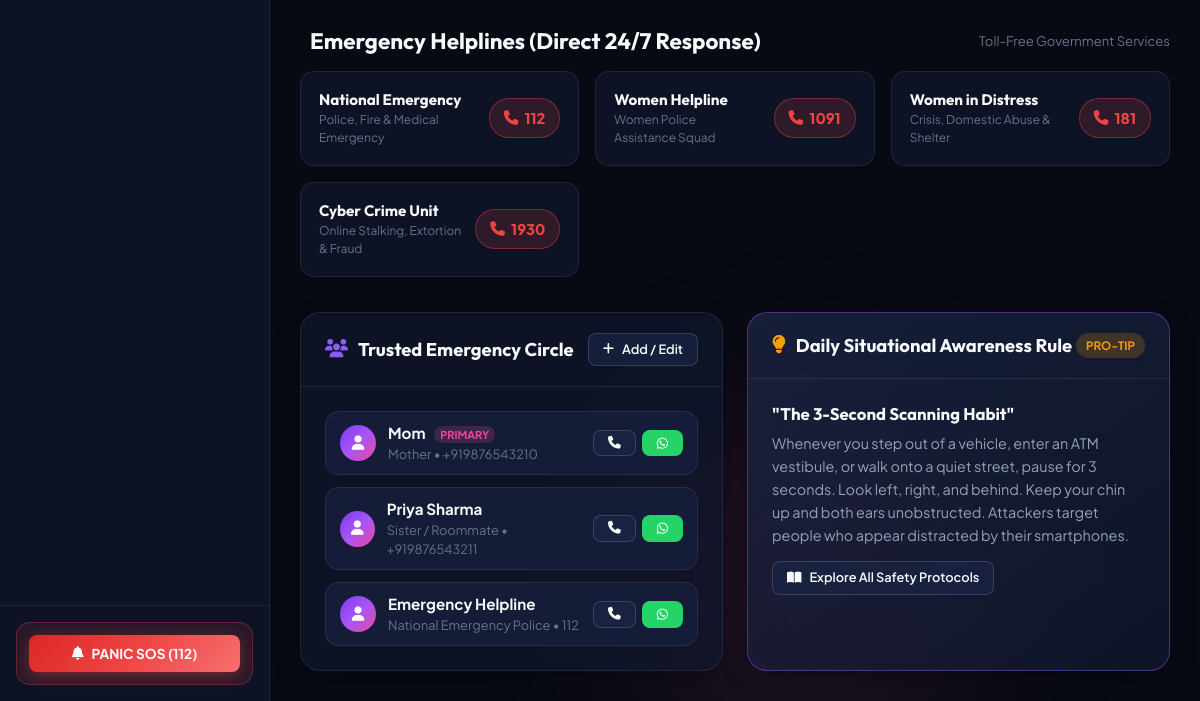
Before: / (lower part) with the older database file.
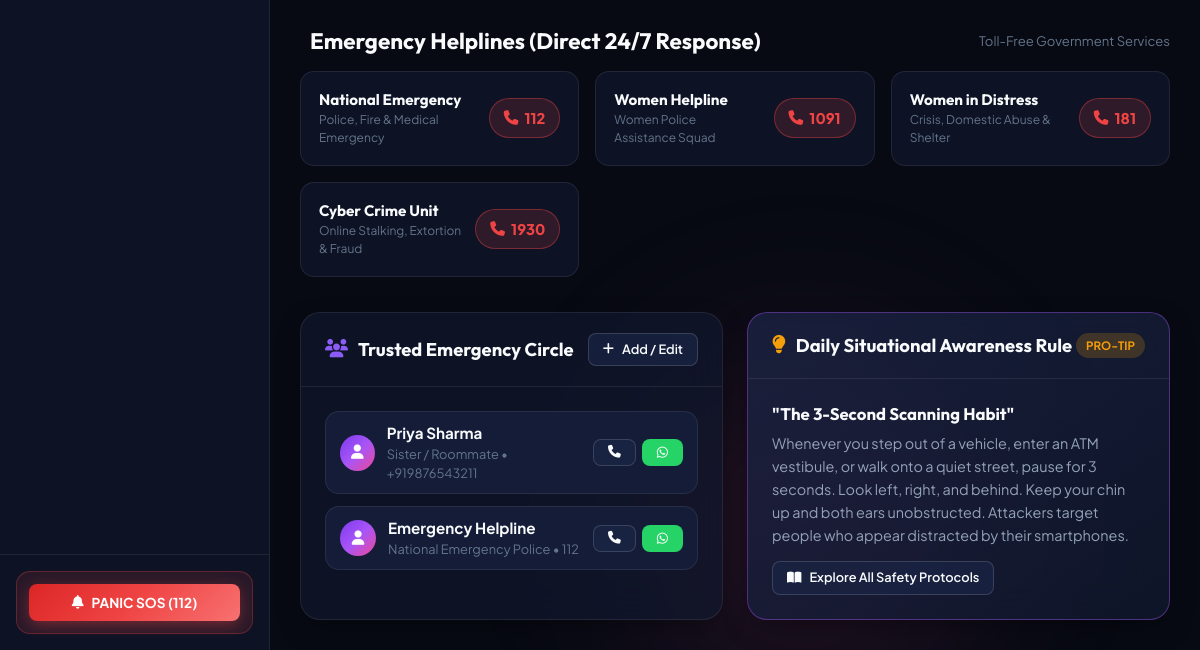
After: the same page with the newer database file.
### tables this page shows
CREATE TABLE contacts (
            id INTEGER PRIMARY KEY AUTOINCREMENT,
            name TEXT NOT NULL,
            phone TEXT NOT NULL,
            relationship TEXT,
            is_primary INTEGER DEFAULT 0,
            created_at TIMESTAMP DEFAULT CURRENT_TIMESTAMP
        );

### app.py (the view)
@app.route('/')
def home():
    conn = get_db()
    cursor = conn.cursor()
    cursor.execute('SELECT * FROM contacts ORDER BY is_primary DESC, id ASC LIMIT 4')
    contacts = [dict(row) for row in cursor.fetchall()]
    conn.close()
    return render_template('index.html', contacts=contacts)

### app.py (called while the page is built)
def get_db():
    conn = sqlite3.connect(DB_PATH)
    conn.row_factory = sqlite3.Row
    return conn

### templates/index.html (shortened to what the changed rows need)
{% extends "base.html" %}
{% block content %}
<div style="display: flex; justify-content: space-between; align-items: center; margin-bottom: 16px;">
    <h2 style="font-size: 1.4rem; display: flex; align-items: center; gap: 10px;">
        <span>Emergency Helplines (Direct 24/7 Response)</span>
    </h2>
</div>
<div style="display: grid; grid-template-columns: 1fr 1fr; gap: 24px; margin-top: 20px;">
    <div class="glass-card">
        <div class="card-body">
            {% if contacts and contacts|length > 0 %}
                <div style="display: flex; flex-direction: column; gap: 12px;">
                    {% for c in contacts %}
                    <div style="display: flex; align-items: center; justify-content: space-between; padding: 10px 14px; background: var(--bg-tertiary); border-radius: var(--radius-md); border: 1px solid var(--border-subtle);">
                        <div style="display: flex; align-items: center; gap: 12px;">
                            <div style="width: 36px; height: 36px; border-radius: 50%; background: var(--brand-gradient); display: flex; align-items: center; justify-content: center; color: white; font-size: 0.9rem;">
                                <i class="fas fa-user"></i>
                            </div>
                            <div>
                                <div style="font-weight: 700; font-size: 0.95rem;">
                                    {{ c.name }}
                                    {% if c.is_primary %}
                                    <span style="font-size: 0.68rem; background: rgba(236, 72, 153, 0.2); color: var(--primary-pink); padding: 2px 6px; border-radius: var(--radius-full); margin-left: 6px;">PRIMARY</span>
                                    {% endif %}
                                </div>
                                <div style="font-size: 0.8rem; color: var(--text-muted);">{{ c.relationship or 'Contact' }} &bull; {{ c.phone }}</div>
                            </div>
                        </div>
                        <div style="display: flex; gap: 6px;">
                            <a href="tel:{{ c.phone }}" class="btn btn-sm btn-secondary" title="Call Contact">
                                <i class="fas fa-phone"></i>
                            </a>
                            <a href="https://wa.me/{{ c.phone|replace(' ', '')|replace('+', '') }}" target="_blank" class="btn btn-sm" style="background: #25D366; color: white;" title="Chat on WhatsApp">
                                <i class="fab fa-whatsapp"></i>
                            </a>
                        </div>
                    </div>
                    {% endfor %}
                </div>
            {% else %}
                <p style="color: var(--text-muted); font-size: 0.9rem;">No trusted contacts configured yet.</p>
                <a href="{{ url_for('contacts_page') }}" class="btn btn-sm btn-primary" style="margin-top: 10px;">
                    <i class="fas fa-user-plus"></i> Set Up Contacts
                </a>
            {% endif %}
        </div>
    </div>
</div>
{% endblock %}

Changed rows visible on the page:
removed contacts: name "Mom", is_primary "PRIMARY", relationship "Mother", phone "+919876543210"
